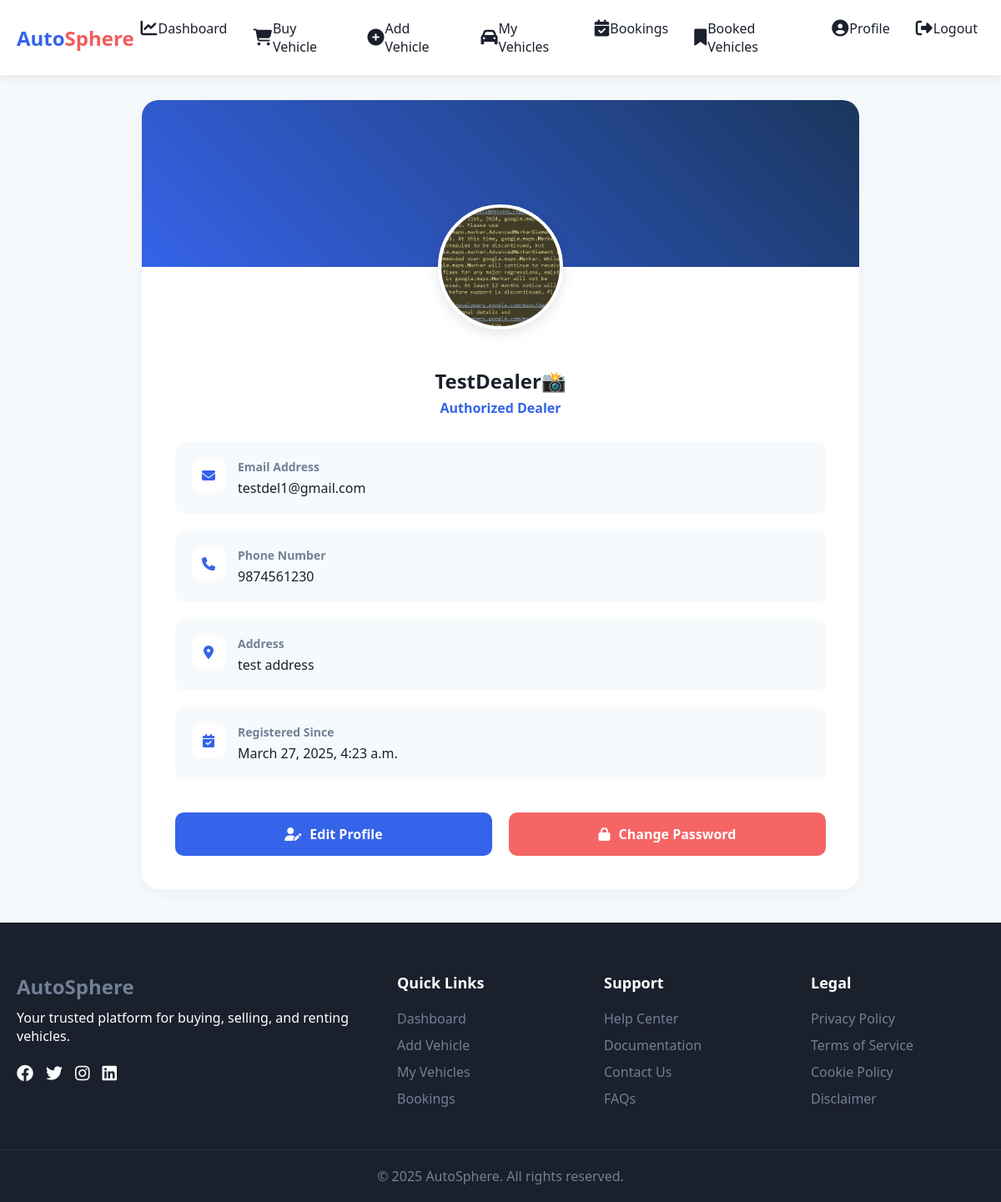
Page /Dealer/dealer_profile/ (signed in) on the committed database.
### Dealer/models.py (models this page shows)
class Dealer(models.Model):
    name = models.CharField(max_length=100)
    email = models.EmailField(unique=True)
    phone = models.CharField(max_length=15, unique=True)
    registered_at = models.DateTimeField(default=now)
    approval_status = models.BooleanField(default=False)
    password = models.CharField(max_length=128)
    id_proof_number = models.CharField(max_length=50, unique=True)
    profile_image_dealer = models.ImageField(upload_to='profile_images_dealer/', null=True, blank=True)
    address = models.TextField()

### Dealer/views.py (the view)
# urls.py: path("dealer_profile/", views.dealer_profile, name="dealer_profile"),
def dealer_profile(request):
    dealer_id = request.session.get('did')
    if not dealer_id:
        return redirect('Dealer:dealer_login')
    dealer = get_object_or_404(Dealer, id=dealer_id)
    return render(request, "Dealer/dealer_profile.html", {"dealer": dealer})

### Dealer/templates/Dealer/dealer_profile.html (shortened to what this page needs)
<!DOCTYPE html>
<html lang="en">
<head>
    <link rel="stylesheet" href="https://cdnjs.cloudflare.com/ajax/libs/font-awesome/6.4.0/css/all.min.css">
</head>
<body>
    <nav class="navbar">
        <div class="container">
            <a href="{% url 'Dealer:Dealer_home' %}" class="logo">
                <span style="color: #3563E9;">Auto</span><span style="color: #f35b5b;">Sphere</span>
            </a>
            <ul class="nav-links">
                <li>
                    <a href="{% url 'Dealer:dealer_dashboard' %}">
                        <i class="fas fa-chart-line"></i>
                        Dashboard
                    </a>
                </li>
                <li>
                    <a href="{% url 'Dealer:dealer_vehicle_list' %}">
                        <i class="fas fa-shopping-cart"></i>
                        Buy Vehicle
                    </a>
                </li>
                <li>
                    <a href="{% url 'Dealer:add_vehicle' %}">
                        <i class="fas fa-plus-circle"></i>
                        Add Vehicle
                    </a>
                </li>
                <li>
                    <a href="{% url 'Dealer:dealer_vehicles' %}">
                        <i class="fas fa-car"></i>
                        My Vehicles
                    </a>
                </li>
                <li>
                    <a href="{% url 'Dealer:dealer_bookings' %}">
                        <i class="fas fa-calendar-check"></i>
                        Bookings
                    </a>
                </li>
                <li>
                    <a href="{% url 'Dealer:Dealer_booked_vehicel' %}">
                        <i class="fas fa-bookmark"></i>
                        Booked Vehicles
                    </a>
                </li>
                <li>
                    <a href="{% url 'Dealer:dealer_profile' %}">
                        <i class="fas fa-user-circle"></i>
                        Profile
                    </a>
                </li>
                <li>
                    <a href="{% url 'Customer:index' %}">
                        <i class="fas fa-sign-out-alt"></i>
                        Logout
                    </a>
                </li>
            </ul>
        </div>
    </nav>
    <div class="profile-container">
        <div class="profile-card">
            <div class="profile-cover"></div>
            <div class="profile-image-container">
                <div class="profile-image">
                    {% if dealer.profile_image_dealer %}
                        <img src="{{ dealer.profile_image_dealer.url }}" alt="{{ dealer.name }}">
                    {% else %}
                        <i class="fas fa-user fa-3x" style="color: var(--gray); line-height: 150px;"></i>
                    {% endif %}
                </div>
            </div>
            <div class="profile-content">
                <div class="profile-name">
                    <h3>{{ dealer.name }}</h3>
                    <div class="profile-role">Authorized Dealer</div>
                </div>
                <div class="profile-info">
                    <div class="info-group">
                        <div class="info-icon">
                            <i class="fas fa-envelope"></i>
                        </div>
                        <div class="info-content">
                            <h4>Email Address</h4>
                            <p>{{ dealer.email }}</p>
                        </div>
                    </div>
                    <div class="info-group">
                        <div class="info-icon">
                            <i class="fas fa-phone"></i>
                        </div>
                        <div class="info-content">
                            <h4>Phone Number</h4>
                            <p>{{ dealer.phone }}</p>
                        </div>
                    </div>
                    <div class="info-group">
                        <div class="info-icon">
                            <i class="fas fa-map-marker-alt"></i>
                        </div>
                        <div class="info-content">
                            <h4>Address</h4>
                            <p>{{ dealer.address }}</p>
                        </div>
                    </div>
                    <div class="info-group">
                        <div class="info-icon">
                            <i class="fas fa-calendar-check"></i>
                        </div>
                        <div class="info-content">
                            <h4>Registered Since</h4>
                            <p>{{ dealer.registered_at }}</p>
                        </div>
                    </div>
                </div>
                <div class="profile-actions">
                    <a href="{% url 'Dealer:edit_dealer_details' %}" class="btn btn-edit">
                        <i class="fas fa-user-edit"></i>
                        Edit Profile
                    </a>
                    <a href="{% url 'Dealer:change_dealer_password' %}" class="btn btn-password">
                        <i class="fas fa-lock"></i>
                        Change Password
                    </a>
                </div>
            </div>
        </div>
    </div>
    <footer class="footer">
        <div class="footer-grid">
            <div class="footer-links">
                <a href="#" class="footer-logo">Auto<span>Sphere</span></a>
                <p>Your trusted platform for buying, selling, and renting vehicles.</p>
                <div class="social-links">
                    <a href="#"><i class="fab fa-facebook"></i></a>
                    <a href="#"><i class="fab fa-twitter"></i></a>
                    <a href="#"><i class="fab fa-instagram"></i></a>
                    <a href="#"><i class="fab fa-linkedin"></i></a>
                </div>
            </div>
            <div class="footer-links">
                <h4>Quick Links</h4>
                <ul>
                    <li><a href="{% url 'Dealer:dealer_dashboard' %}">Dashboard</a></li>
                    <li><a href="{% url 'Dealer:add_vehicle' %}">Add Vehicle</a></li>
                    <li><a href="{% url 'Dealer:dealer_vehicles' %}">My Vehicles</a></li>
                    <li><a href="{% url 'Dealer:dealer_bookings' %}">Bookings</a></li>
                </ul>
            </div>
            <div class="footer-links">
                <h4>Support</h4>
                <ul>
                    <li><a href="#">Help Center</a></li>
                    <li><a href="#">Documentation</a></li>
                    <li><a href="#">Contact Us</a></li>
                    <li><a href="#">FAQs</a></li>
                </ul>
            </div>
            <div class="footer-links">
                <h4>Legal</h4>
                <ul>
                    <li><a href="#">Privacy Policy</a></li>
                    <li><a href="#">Terms of Service</a></li>
                    <li><a href="#">Cookie Policy</a></li>
                    <li><a href="#">Disclaimer</a></li>
                </ul>
            </div>
        </div>
        <div class="footer-bottom">
            <p>&copy; 2025 AutoSphere. All rights reserved.</p>
        </div>
    </footer>
</body>
</html>

### Dealer/templates/Dealer/dealer_profile.html (style rules this page uses)
:root { --primary: #3563E9; --secondary: #1A365D; --accent: #FF4C30; --light: #F7FAFC; --dark: #1A202C; --gray: #718096; --light-gray: #EDF2F7; --success: #48BB78; --error: #F56565; }
* { margin: 0; padding: 0; box-sizing: border-box; font-family: 'Segoe UI', Tahoma, Geneva, Verdana, sans-serif; }
body { background-color: var(--light); color: var(--dark); }
.navbar { background: white; padding: 15px 0; position: fixed; top: 0; left: 0; right: 0; z-index: 1000; box-shadow: 0 2px 15px rgba(0, 0, 0, 0.1); }
.container { max-width: 1400px; margin: 0 auto; padding: 0 20px; display: flex; justify-content: space-between; align-items: center; }
.logo { display: flex; align-items: center; gap: 0px; font-size: 24px; font-weight: 700; color: var(--dark); text-decoration: none; }
.nav-links { display: flex; gap: 30px; list-style: none; margin: 0; padding: 0; }
.nav-links a { display: flex; align-items: center; gap: 1px; color: var(--dark); text-decoration: none; font-weight: 500; padding: 8px 12px; border-radius: 8px; transition: all 0.3s; }
.nav-links a i { font-size: 16px; }
@media (max-width: 1200px) { .nav-links { gap: 15px; } }
@media (max-width: 1200px) { .nav-links a { padding: 8px; } }
@media (max-width: 1200px) { .nav-links a i { font-size: 20px; } }
.footer { background: var(--dark); color: white; padding: 60px 0 20px; }
.footer-grid { display: grid; grid-template-columns: 2fr 1fr 1fr 1fr; gap: 40px; max-width: 1200px; margin: 0 auto; padding: 0 20px; }
.footer-logo { color: white; font-size: 24px; font-weight: 700; margin-bottom: 20px; display: block; }
.footer-links h4 { margin-bottom: 20px; font-size: 18px; }
.footer-links ul { list-style: none; }
.footer-links a { color: var(--gray); text-decoration: none; transition: color 0.3s; display: block; margin-bottom: 10px; }
.footer-bottom { text-align: center; margin-top: 40px; padding-top: 20px; border-top: 1px solid rgba(255, 255, 255, 0.1); color: var(--gray); }
.social-links { display: flex; gap: 15px; margin-top: 20px; }
.social-links a { color: white; font-size: 20px; transition: color 0.3s; }
.profile-container { max-width: 900px; margin: 120px auto 40px; padding: 0 20px; }
.profile-card { background: white; border-radius: 20px; box-shadow: 0 5px 20px rgba(0, 0, 0, 0.05); overflow: hidden; }
.profile-cover { height: 200px; background: linear-gradient(45deg, var(--primary), var(--secondary)); position: relative; }
.profile-image-container { position: relative; margin-top: -75px; text-align: center; }
.profile-image { width: 150px; height: 150px; border-radius: 50%; border: 4px solid white; box-shadow: 0 5px 15px rgba(0, 0, 0, 0.1); background: white; overflow: hidden; display: inline-block; }
.profile-image img { width: 100%; height: 100%; object-fit: cover; }
.profile-content { padding: 40px; }
.profile-name { text-align: center; margin-bottom: 30px; }
.profile-name h3 { font-size: 24px; color: var(--dark); margin-bottom: 5px; }
.profile-role { color: var(--primary); font-weight: 600; }
.profile-info { display: grid; gap: 20px; margin-bottom: 40px; }
.info-group { display: flex; align-items: flex-start; gap: 15px; padding: 20px; background: var(--light); border-radius: 10px; transition: all 0.3s; }
.info-icon { width: 40px; height: 40px; background: white; border-radius: 10px; display: flex; align-items: center; justify-content: center; color: var(--primary); }
.info-content h4 { font-size: 14px; color: var(--gray); margin-bottom: 5px; }
.info-content p { color: var(--dark); font-weight: 500; margin: 0; }
.profile-actions { display: grid; grid-template-columns: repeat(2, 1fr); gap: 20px; }
.btn { padding: 15px 30px; border-radius: 10px; font-weight: 600; text-decoration: none; transition: all 0.3s; display: flex; align-items: center; justify-content: center; gap: 10px; }
.btn-edit { background: var(--primary); color: white; }
.btn-password { background: var(--error); color: white; }

### rows in the picture
Dealer: profile_image_dealer (picture), name "TestDealer📸", email "testdel1@gmail.com", phone "9874561230", address "test address", registered_at "March 27, 2025, 4:23 a.m."
